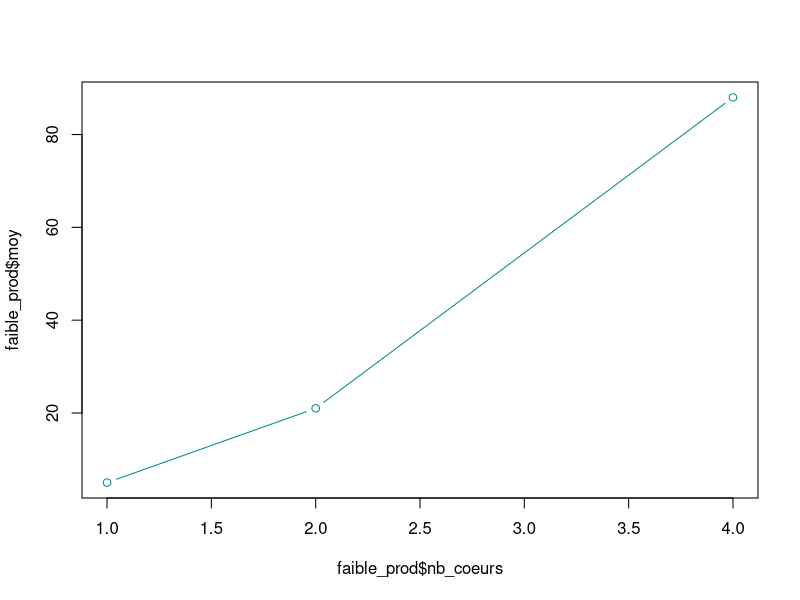
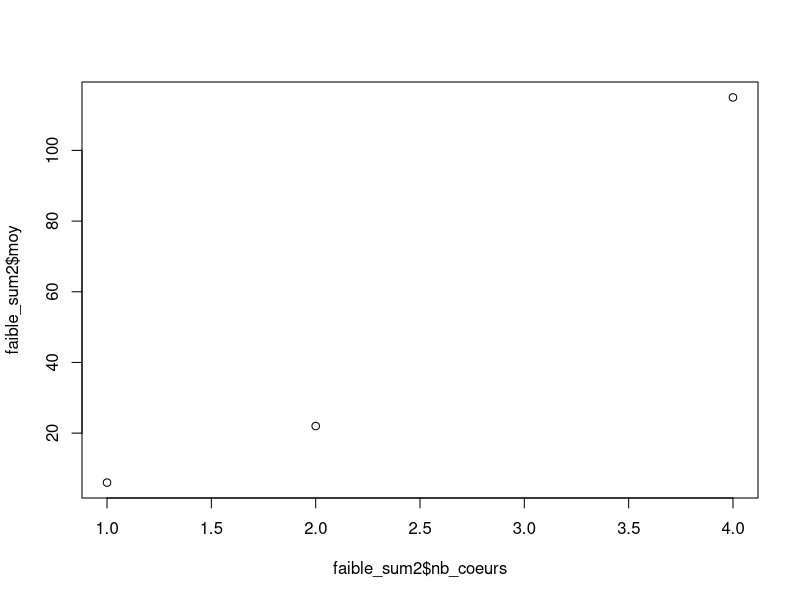
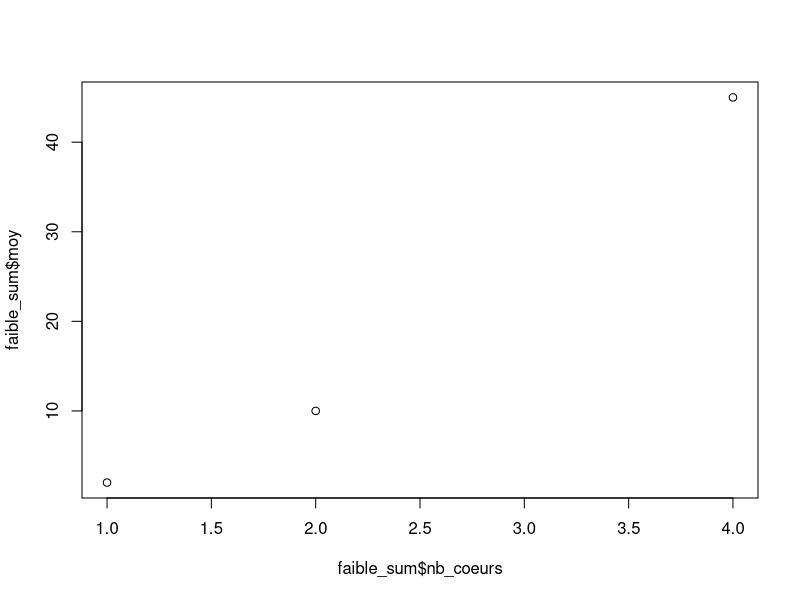
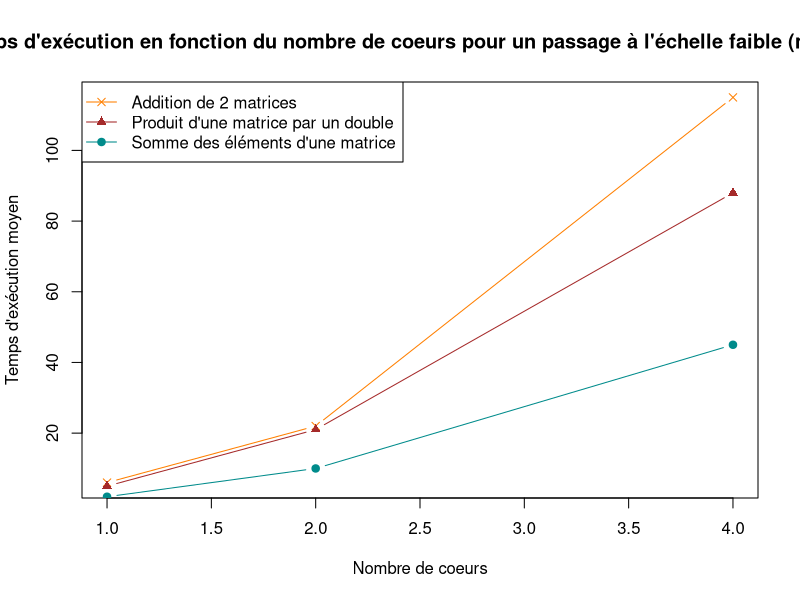
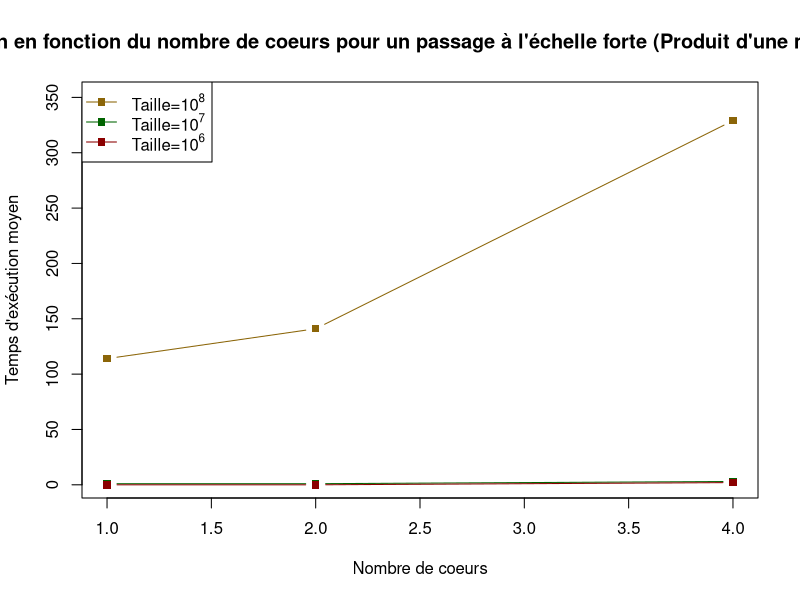
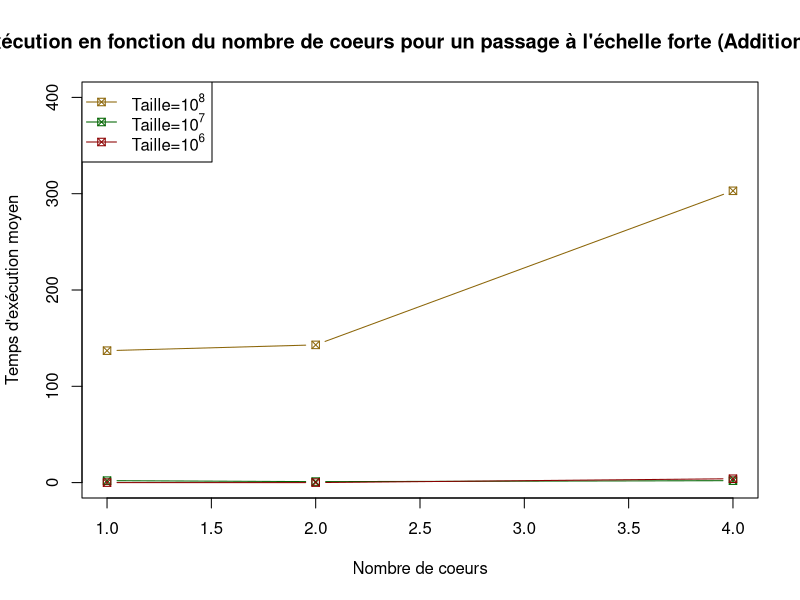
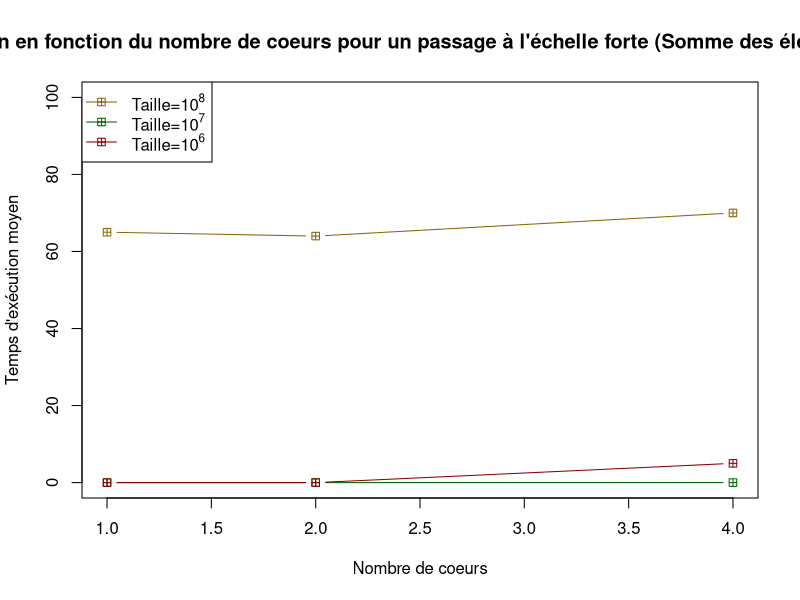
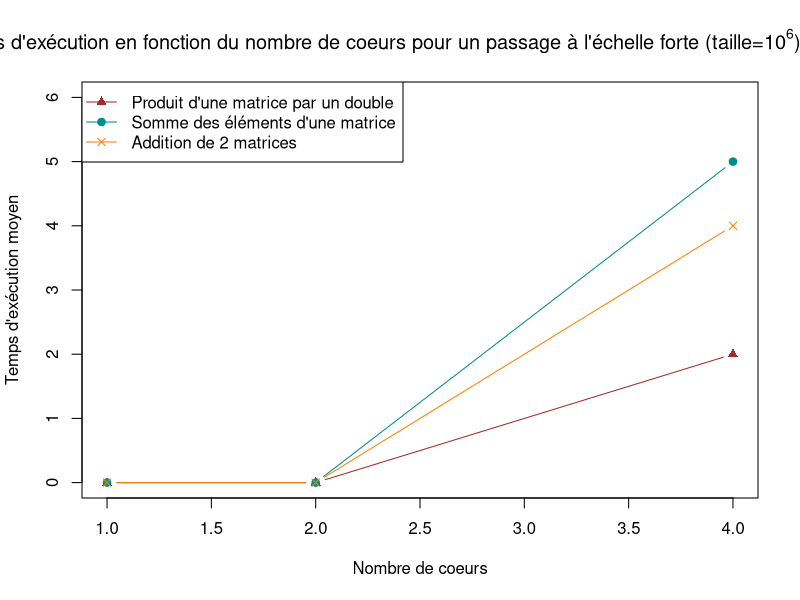

Source code (R) for these figures, in order:
####################################" faible ##############################################

# faible matprod 
faible_prod <- read.table("faible_matprod.txt", header = TRUE, sep="\t", dec=",")
plot( faible_prod$nb_coeurs, faible_prod$moy, type = "b", col="darkcyan")

# faible sum2mat
faible_sum2 <- read.table("faible_addmat.txt", header = TRUE, sep="\t")
faible_sum2 <- na.omit(faible_sum2) # supprime les lignes avec des NA
plot( faible_sum2$nb_coeurs, faible_sum2$moy)

# faible summat
faible_sum <- read.table("faible_summat.txt", header = TRUE, sep="\t")
faible_sum <- na.omit(faible_sum)
plot( faible_sum$nb_coeurs, faible_sum$moy)

### plot des trois fonctions
plot( faible_sum2$nb_coeurs, faible_sum2$moy, type = "b", pch=4, col="darkorange1", main = "Temps d'exécution en fonction du nombre de coeurs pour un passage à l'échelle faible (matrices)", xlab="Nombre de coeurs", ylab="Temps d'exécution moyen")
points( faible_prod$nb_coeurs, faible_prod$moy, type = "b", col="brown", pch=17)
points( faible_sum$nb_coeurs, faible_sum$moy, type = "b", col="darkcyan", pch=19)
legend("topleft", c("Addition de 2 matrices", "Produit d'une matrice par un double","Somme des éléments d'une matrice"), col=c("darkorange1","brown", "darkcyan"), lty=c(1,1,1), pch=c(4,17,19))

############################ fort ################################################

#### fort prod (recupération des moyennes pour chaque taille)
fort_prod <- read.table("fort_matprod.txt", header = TRUE, sep="\t")
#plot prod pour les différentes tailles
fort_prod_t1 <- fort_prod[fort_prod$taille_vecteur==50,]
fort_prod_t2 <- fort_prod[fort_prod$taille_vecteur==500,]
fort_prod_t3 <- fort_prod[fort_prod$taille_vecteur==5000,]
plot( fort_prod_t3$nb_coeurs, fort_prod_t3$moy, type = "b", pch=15, col="darkgoldenrod4", main = "Temps d'exécution en fonction du nombre de coeurs pour un passage à l'échelle forte (Produit d'une matrice par un double)", xlab="Nombre de coeurs", ylab="Temps d'exécution moyen", ylim=c(2,350))
points( fort_prod_t2$nb_coeurs, fort_prod_t2$moy, type = "b", col="darkgreen", pch=15)
points( fort_prod_t1$nb_coeurs, fort_prod_t1$moy, type = "b", col="darkred", pch=15)
legend("topleft", c(expression(paste("Taille=", 10^8)), expression(paste("Taille=", 10^7)),expression(paste("Taille=", 10^6))), col=c("darkgoldenrod4", "darkgreen", "darkred"), lty=c(1,1,1), pch=c(15,15,15))


#### fort sum2 (recupération des moyennes pour chaque taille)
fort_sum2 <- read.table("fort_addmat.txt", header = TRUE, sep="\t")
fort_sum2_t1 <- fort_sum2[fort_sum2$taille_vecteur==50,]
fort_sum2_t2 <- fort_sum2[fort_sum2$taille_vecteur==500,]
fort_sum2_t3 <- fort_sum2[fort_sum2$taille_vecteur==5000,]

#plot
plot( fort_sum2_t3$nb_coeur, fort_sum2_t3$moy, type = "b", pch=7, col="darkgoldenrod4", main = "Temps d'exécution en fonction du nombre de coeurs pour un passage à l'échelle forte (Addition de 2 matrices)", xlab="Nombre de coeurs", ylab="Temps d'exécution moyen", ylim = c(0,400))
points( fort_sum2_t2$nb_coeur, fort_sum2_t2$moy, type = "b", col="darkgreen", pch=7)
points( fort_sum2_t1$nb_coeur, fort_sum2_t1$moy, type = "b", col="darkred", pch=7)
legend("topleft", c(expression(paste("Taille=", 10^8)), expression(paste("Taille=", 10^7)),expression(paste("Taille=", 10^6))), col=c("darkgoldenrod4", "darkgreen", "darkred"), lty=c(1,1,1), pch=c(7,7,7))


#### fort sum (recupération des moyennes pour chaque taille)
fort_sum <- read.table("fort_summat.txt", header = TRUE, sep="\t")
fort_sum_t1 <- fort_sum[fort_sum$taille_vecteur==50,]
fort_sum_t2 <- fort_sum[fort_sum$taille_vecteur==500,]
fort_sum_t3 <- fort_sum[fort_sum$taille_vecteur==5000,]

#plot
plot( fort_sum_t3$nb_coeurs, fort_sum_t3$moy, type = "b", pch=12, col="darkgoldenrod4", main = "Temps d'exécution en fonction du nombre de coeurs pour un passage à l'échelle forte (Somme des éléments d'une matrice)", xlab="Nombre de coeurs", ylab="Temps d'exécution moyen", ylim=c(0,100))
points( fort_sum_t2$nb_coeurs, fort_sum_t2$moy, type = "b", col="darkgreen", pch=12)
points( fort_sum_t1$nb_coeurs, fort_sum_t1$moy, type = "b", col="darkred", pch=12)
legend("topleft", c(expression(paste("Taille=", 10^8)), expression(paste("Taille=", 10^7)),expression(paste("Taille=", 10^6))), col=c("darkgoldenrod4", "darkgreen", "darkred"), lty=c(1,1,1), pch=c(12,12,12))


## Plot t1 (taille =10^6) pour les trois fonctions
plot( fort_prod_t1$nb_coeurs, fort_prod_t1$moy, type = "b", col="brown", pch=17,main = expression(paste("Temps d'exécution en fonction du nombre de coeurs pour un passage à l'échelle forte (taille=",10^6,") : matrices")), xlab="Nombre de coeurs", ylab="Temps d'exécution moyen", xlim=c(1,4), ylim=c(0,6))
points( fort_sum_t1$nb_coeurs, fort_sum_t1$moy, type = "b", col="darkcyan", pch=19)
points( fort_sum2_t1$nb_coeur, fort_sum2_t1$moy, type = "b", col="darkorange1", pch=4)
legend("topleft", c("Produit d'une matrice par un double","Somme des éléments d'une matrice", "Addition de 2 matrices"), col=c("brown", "darkcyan", "darkorange1"), lty=c(1,1,1), pch=c(17,19,4))

## Plot t2 (taille=10^7) pour les trois fonctions
plot( fort_prod_t2$nb_coeurs, fort_prod_t2$moy, type = "b", col="brown", pch=17,main = expression(paste("Temps d'exécution en fonction du nombre de coeurs pour un passage à l'échelle forte (taille=",10^7,") : matrices")), xlab="Nombre de coeurs", ylab="Temps d'exécution moyen", xlim=c(1,4), ylim=c(0,4))
points( fort_sum_t2$nb_coeurs, fort_sum_t2$moy, type = "b", col="darkcyan", pch=19)
points( fort_sum2_t2$nb_coeur, fort_sum2_t2$moy, type = "b", col="darkorange1", pch=4)
legend("topleft", c("Produit d'une matrice par un double","Somme des éléments d'une matrices", "Addition de 2 matrices"), col=c("brown", "darkcyan", "darkorange1"), lty=c(1,1,1), pch=c(17,19,4))

## Plot t3 (taille=10^8) pour les trois fonctions
plot( fort_prod_t3$nb_coeurs, fort_prod_t3$moy, type = "b", col="brown", pch=17,main = expression(paste("Temps d'exécution en fonction du nombre de coeurs pour un passage à l'échelle forte (taille=",10^8,") : matrices")), xlab="Nombre de coeurs", ylab="Temps d'exécution moyen", xlim=c(1,4), ylim=c(50,350))
points( fort_sum_t3$nb_coeurs, fort_sum_t3$moy, type = "b", col="darkcyan", pch=19)
points( fort_sum2_t3$nb_coeur, fort_sum2_t3$moy, type = "b", col="darkorange1", pch=4)
legend("topleft", c("Produit d'une matrice par un double","Somme des éléments d'une matrice", "Addition de 2 matrices"), col=c("brown", "darkcyan", "darkorange1"), lty=c(1,1,1), pch=c(17,19,4))
